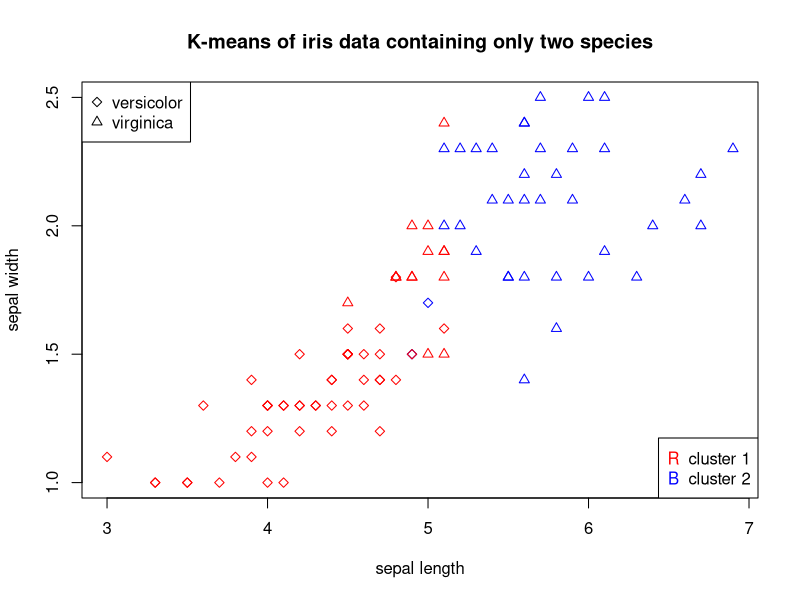

This figure's R source:
datanew=matrix(c(iris$Petal.Length[51:150],
                 iris$Petal.Width[51:150], iris$Sepal.Length[51:150],
                 iris$Sepal.Width[51:150]),ncol=4)

#### Do k-means clustering, k=2 using R's kmeans() function. Get clusters
iris.kmeans=kmeans(datanew,2,nstart=20)
cluster=iris.kmeans$cluster
cluster  # view allocation

#### Extract the flower names of data
flowers=factor(iris[51:150,5], labels=c("versicolor","virginica"))

#### Figure out if there is any misclassification
table(cluster, flowers)

#### Plot of sepal length, sepal width and classification
plot(datanew[,1], datanew[,2],
     col=c("red","blue")[unclass(cluster)],pch=c(23,24)[unclass
                                                        (flowers)],main="K-means of iris data containing only two species",xlab="sepal length", ylab="sepal width")

legend("topleft",c("versicolor","virginica"),pch=c(23,24))
legend("bottomright",c("cluster 1","cluster 2"),pch=c
       ("R","B"),col=c("red","blue"))